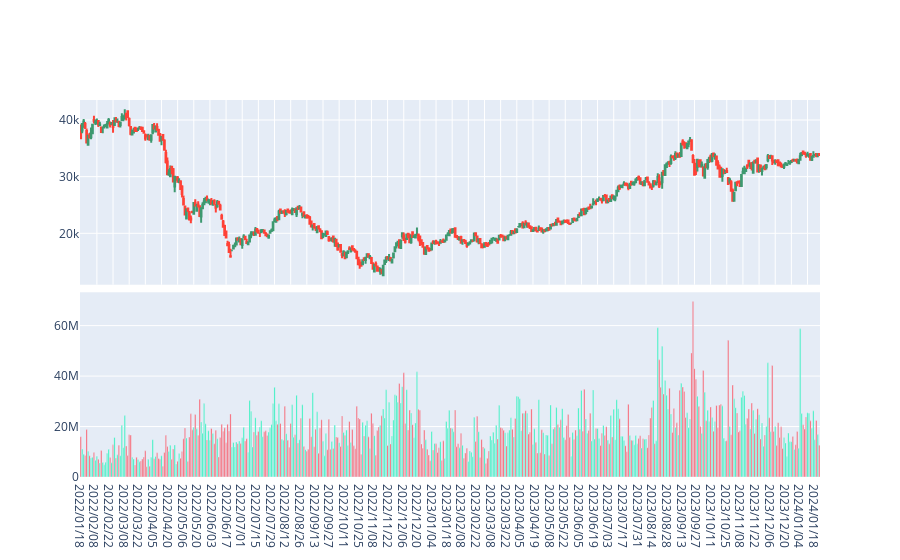

Notebook cell for this chart:
### Code cell
colors=('#00F4B0', '#FF3747')
candlestick_trace = go.Candlestick(
    x=df['TradingDate'],
    open=df['Open'],
    high=df['High'],
    low=df['Low'],
    close=df['Close'],
    name='Candlestick',
)

df['Volume']=df['Volume'].astype(float)
volume_trace = go.Bar(
    x=df['TradingDate'],
    y=df['Volume'],
    name='Volume',
    yaxis='y2',  # Use the secondary y-axis for volume
    marker=dict(color=[colors[0] if close >= open else colors[1] for close, open in zip(df['Close'], df['Open'])]),  # Match volume color to candle color
)

fig = sp.make_subplots(rows=2, cols=1, shared_xaxes= True, vertical_spacing=0.02)

# Add candlestick chart to the first subplot
fig.add_trace(candlestick_trace, row=1, col=1)

# Add volume chart to the second subplot
fig.add_trace(volume_trace, row=2, col=1)

fig.update_layout(xaxis_rangeslider_visible=False,
                  showlegend=False,
                  hovermode="x",
                xaxis=dict(
                showspikes=True,
                spikethickness=2,
                spikedash="dot",
                spikecolor="rgba(0, 0, 0, 0.5)",
                spikemode="across",),
                )  


fig

### Figure 1 — Plotly figure (JSON) as saved in the notebook; plotly's stock layout.template omitted (floating-point values rounded to 4 significant figures; data arrays with more than 128 entries replaced by an {"elided": "..."} marker saying what was removed)
{"data": [{"close": {"elided": "504 str values"}, "high": {"elided": "504 str values"}, "low": {"elided": "504 str values"}, "name": "Candlestick", "open": {"elided": "504 str values"}, "type": "candlestick", "x": {"elided": "504 str values"}, "xaxis": "x", "yaxis": "y"}, {"marker": {"color": {"elided": "504 str values"}}, "name": "Volume", "type": "bar", "x": {"elided": "504 str values"}, "xaxis": "x2", "y": {"elided": "504 int values"}, "yaxis": "y2"}], "layout": {"hovermode": "x", "showlegend": false, "xaxis": {"anchor": "y", "domain": [0, 1], "matches": "x2", "rangeslider": {"visible": false}, "showspikes": true, "showticklabels": false, "spikecolor": "rgba(0, 0, 0, 0.5)", "spikedash": "dot", "spikemode": "across", "spikethickness": 2}, "xaxis2": {"anchor": "y2", "domain": [0, 1]}, "yaxis": {"anchor": "x", "domain": [0.51, 1]}, "yaxis2": {"anchor": "x2", "domain": [0, 0.49]}}}
